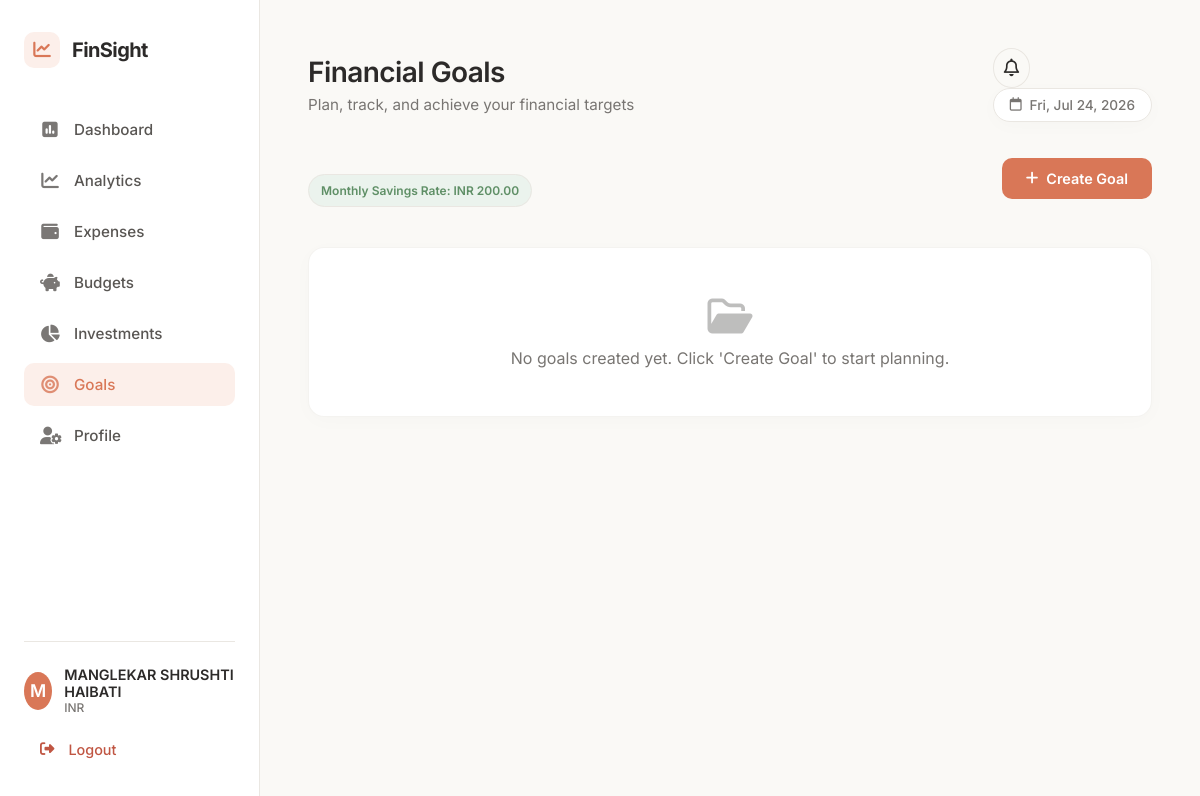
The app's page /goals (signed in), older data.
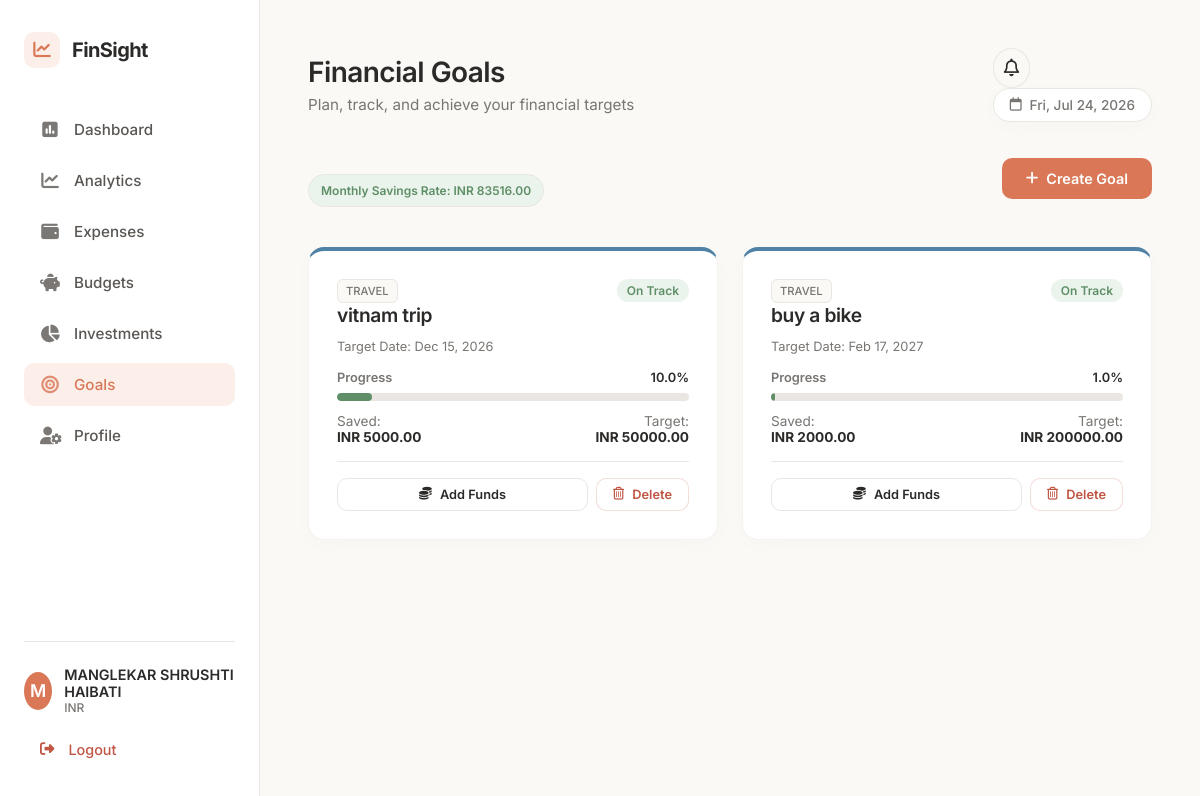
The same page, newer data.
### models.py (models this page shows, shortened)
class User(db.Model):
    __tablename__ = 'users'
    id = db.Column(db.Integer, primary_key=True)
    name = db.Column(db.String(100), nullable=False)
    email = db.Column(db.String(120), unique=True, nullable=False, index=True)
    password_hash = db.Column(db.String(255), nullable=False)
    monthly_income = db.Column(db.Float, default=0.0, nullable=False)
    currency = db.Column(db.String(10), default='INR', nullable=False)
    created_at = db.Column(db.DateTime, default=datetime.utcnow, nullable=False)
    categories = db.relationship('Category', backref='user', lazy=True, cascade="all, delete-orphan")
    transactions = db.relationship('Transaction', backref='user', lazy=True, cascade="all, delete-orphan")
    budgets = db.relationship('Budget', backref='user', lazy=True, cascade="all, delete-orphan")
    investments = db.relationship('Investment', backref='user', lazy=True, cascade="all, delete-orphan")
    goals = db.relationship('Goal', backref='user', lazy=True, cascade="all, delete-orphan")
    cibil_scores = db.relationship('CibilScore', backref='user', lazy=True, cascade="all, delete-orphan")

class Goal(db.Model):
    __tablename__ = 'goals'
    id = db.Column(db.Integer, primary_key=True)
    user_id = db.Column(db.Integer, db.ForeignKey('users.id', ondelete='CASCADE'), nullable=False)
    goal_name = db.Column(db.String(150), nullable=False)
    goal_type = db.Column(db.String(50), nullable=False) # Home/Retirement/Travel/Education/Other
    target_amount = db.Column(db.Float, nullable=False)
    current_amount = db.Column(db.Float, nullable=False, default=0.0)
    target_date = db.Column(db.Date, nullable=False)
    status = db.Column(db.String(50), nullable=False, default='On Track') # On Track/At Risk/Completed
    created_at = db.Column(db.DateTime, default=datetime.utcnow, nullable=False)
    transactions = db.relationship('GoalTransaction', backref='goal', lazy=True, cascade="all, delete-orphan")

### app.py (the view, shortened to what this page needs)
@app.route('/goals', methods=['GET', 'POST'])
@login_required
def goals():
    user_goals = Goal.query.filter_by(user_id=g.user.id).order_by(Goal.target_date.asc()).all()
    today = datetime.date.today()
    start_date = datetime.date(today.year, today.month, 1)
    last_day = calendar.monthrange(today.year, today.month)[1]
    end_date = datetime.date(today.year, today.month, last_day)
    monthly_expenses = db.session.query(db.func.sum(Transaction.amount)).filter(
        Transaction.user_id == g.user.id,
        Transaction.type == 'Expense',
        Transaction.transaction_date >= start_date,
        Transaction.transaction_date <= end_date
    ).scalar() or 0.0
    monthly_savings_rate = max(0.0, g.user.monthly_income - monthly_expenses)
    for goal in user_goals:
        if goal.current_amount >= goal.target_amount:
            goal.status = 'Completed'
            continue
        days_remaining = (goal.target_date - today).days
        months_remaining = days_remaining / 30.44
        needed_savings = goal.target_amount - goal.current_amount
        needed_per_month = needed_savings / max(1.0, months_remaining)
        if monthly_savings_rate >= needed_per_month:
            goal.status = 'On Track'
        else:
            goal.status = 'At Risk'
    db.session.commit()
    today_str = today.strftime('%Y-%m-%d')
    return render_template(
        'goals.html',
        goals=user_goals,
        monthly_savings_rate=monthly_savings_rate,
        today_str=today_str
    )

### app.py (called while the page is built)
def login_required(f):
    @wraps(f)
    def decorated_function(*args, **kwargs):
        if 'user_id' not in session:
            flash('Please login to access this page.', 'warning')
            return redirect(url_for('login', next=request.url))
        return f(*args, **kwargs)
    return decorated_function

@app.before_request
def load_logged_in_user():
    user_id = session.get('user_id')
    if user_id is None:
        g.user = None
    else:
        g.user = User.query.get(user_id)

@app.context_processor
def inject_notifications():
    if 'user_id' in session and g.user:
        notifs = Notification.query.filter_by(user_id=g.user.id).order_by(Notification.created_at.desc()).limit(8).all()
        unread_count = Notification.query.filter_by(user_id=g.user.id, is_read=False).count()
        return dict(recent_notifications=notifs, unread_notifications_count=unread_count)
    return dict(recent_notifications=[], unread_notifications_count=0)

### templates/goals.html (shortened to what the changed rows need)
{% extends 'base.html' %}
{% block header_title %}Financial Goals{% endblock %}
{% block content %}
<div class="goals-container animate-fade-in-up">
    <div class="action-bar">
        <div style="flex-grow: 1;">
            <span class="paymode-badge" style="background-color: var(--success-light); color: var(--success); font-weight:600; padding:8px 12px; border-radius: 20px;">
                Monthly Savings Rate: {{ g.user.currency }} {{ "%.2f"|format(monthly_savings_rate) }}
            </span>
        </div>
    </div>
    <div style="display: grid; grid-template-columns: repeat(auto-fill, minmax(320px, 1fr)); gap: 24px; margin-top: 24px;">
        {% if goals %}
            {% for goal in goals %}
            {% set pct = (goal.current_amount / goal.target_amount) * 100 %}
            <div class="card" style="display: flex; flex-direction: column; justify-content: space-between; border-top: 4px solid {% if goal.status == 'Completed' %}var(--success){% elif goal.status == 'On Track' %}#5082A6{% else %}var(--danger){% endif %};">
                <div>
                    <div style="display: flex; justify-content: space-between; align-items: start; margin-bottom: 12px;">
                        <div>
                            <span class="paymode-badge" style="font-size: 0.7rem; text-transform: uppercase;">{{ goal.goal_type }}</span>
                            <h3 style="margin-top: 4px; font-size: 1.2rem;">{{ goal.goal_name }}</h3>
                        </div>
                        <span class="category-badge {% if goal.status == 'Completed' %}income{% elif goal.status == 'On Track' %}income{% else %}expense{% endif %}" style="font-size: 0.75rem;">
                            {{ goal.status }}
                        </span>
                    </div>
                    <p style="font-size: 0.8rem; color: var(--text-secondary); margin-bottom: 16px;">
                        Target Date: {{ goal.target_date.strftime('%b %d, %Y') }}
                    </p>
                    <div class="progress-wrapper" style="margin-top: 8px; margin-bottom: 12px;">
                        <div class="progress-bar-label">
                            <span>Progress</span>
                            <span class="pct-value">{{ "%.1f"|format(pct) }}%</span>
                        </div>
                        <div class="progress-container">
                            <div class="progress-bar {% if goal.status == 'Completed' %}success{% elif goal.status == 'On Track' %}success{% else %}danger{% endif %}"
                                 data-width="{{ pct }}" style="width: 0%"></div>
                        </div>
                    </div>
                    <div style="display: flex; justify-content: space-between; margin-bottom: 16px; font-size: 0.85rem;">
                        <div>
                            <span style="color: var(--text-secondary);">Saved:</span><br>
                            <strong>{{ g.user.currency }} {{ "%.2f"|format(goal.current_amount) }}</strong>
                        </div>
                        <div class="text-right">
                            <span style="color: var(--text-secondary);">Target:</span><br>
                            <strong>{{ g.user.currency }} {{ "%.2f"|format(goal.target_amount) }}</strong>
                        </div>
                    </div>
                </div>
                <div style="border-top: 1px solid var(--border-color); padding-top: 16px; display: flex; gap: 8px;">
                    {% if goal.status != 'Completed' %}
                    <button onclick="openAddFundsModal({{ goal.id }}, '{{ goal.goal_name | escape }}')" class="btn btn-secondary btn-block" style="padding: 8px 16px; font-size: 0.8rem;">
                        <i class="fa-solid fa-coins"></i> Add Funds
                    </button>
                    {% endif %}
                    <form method="POST" action="{{ url_for('delete_goal', goal_id=goal.id) }}" style="display:inline; {% if goal.status == 'Completed' %}width: 100%;{% endif %}" onsubmit="return confirm('Are you sure you want to delete this financial goal?')">
                        <button type="submit" class="btn btn-secondary btn-block" style="padding: 8px 16px; font-size: 0.8rem; color: var(--danger); border-color: rgba(192, 86, 67, 0.2);">
                            <i class="fa-regular fa-trash-can"></i> Delete
                        </button>
                    </form>
                </div>
            </div>
            {% endfor %}
        {% else %}
            <div class="card" style="grid-column: 1 / -1; text-align: center; padding: 48px;">
                <i class="fa-regular fa-folder-open" style="font-size: 2.5rem; opacity: 0.3; margin-bottom: 12px; display: inline-block;"></i>
                <p style="color: var(--text-secondary);">No goals created yet. Click 'Create Goal' to start planning.</p>
            </div>
        {% endif %}
    </div>
</div>
{% endblock %}

### templates/base.html (shortened to what the changed rows need)
<!DOCTYPE html>
<html lang="en">
<head>
    <link rel="stylesheet" href="https://cdnjs.cloudflare.com/ajax/libs/font-awesome/6.4.0/css/all.min.css">
    <link rel="stylesheet" href="{{ url_for('static', filename='css/style.css') }}">
</head>
<body>
    <div class="app-container {% if not g.user %}auth-layout{% endif %}">
        {% if g.user %}
        <aside class="sidebar">
            <div class="sidebar-header">
                <div class="logo">
                    <span class="logo-icon"><i class="fa-solid fa-chart-line"></i></span>
                    <span class="logo-text">FinSight</span>
                </div>
            </div>
            <nav class="sidebar-nav">
                <a href="{{ url_for('dashboard') }}" class="nav-item {% if request.path == '/dashboard' %}active{% endif %}">
                    <i class="fa-solid fa-square-poll-vertical"></i>
                    <span>Dashboard</span>
                </a>
                <a href="{{ url_for('analytics') }}" class="nav-item {% if request.path == '/analytics' %}active{% endif %}">
                    <i class="fa-solid fa-chart-line"></i>
                    <span>Analytics</span>
                </a>
                <a href="{{ url_for('expenses') }}" class="nav-item {% if request.path == '/expenses' %}active{% endif %}">
                    <i class="fa-solid fa-wallet"></i>
                    <span>Expenses</span>
                </a>
                <a href="{{ url_for('budgets') }}" class="nav-item {% if request.path.startswith('/budgets') %}active{% endif %}">
                    <i class="fa-solid fa-piggy-bank"></i>
                    <span>Budgets</span>
                </a>
                <a href="{{ url_for('investments') }}" class="nav-item {% if request.path.startswith('/investments') %}active{% endif %}">
                    <i class="fa-solid fa-chart-pie"></i>
                    <span>Investments</span>
                </a>
                <a href="{{ url_for('goals') }}" class="nav-item {% if request.path.startswith('/goals') %}active{% endif %}">
                    <i class="fa-solid fa-bullseye"></i>
                    <span>Goals</span>
                </a>
                <a href="{{ url_for('profile') }}" class="nav-item {% if request.path == '/profile' %}active{% endif %}">
                    <i class="fa-solid fa-user-gear"></i>
                    <span>Profile</span>
                </a>
            </nav>
            <div class="sidebar-footer">
                <div class="user-pill">
                    <div class="user-avatar">
                        {{ g.user.name[0] | upper if g.user.name else 'U' }}
                    </div>
                    <div class="user-info">
                        <span class="user-name">{{ g.user.name }}</span>
                        <span class="user-currency">{{ g.user.currency }}</span>
                    </div>
                </div>
                <a href="{{ url_for('logout') }}" class="logout-btn">
                    <i class="fa-solid fa-right-from-bracket"></i>
                    <span>Logout</span>
                </a>
            </div>
        </aside>
        {% endif %}
        <main class="main-content">
            {% if g.user %}
            <header class="main-header">
                <div class="header-title">
                    <h1>{% block header_title %}Dashboard{% endblock %}</h1>
                </div>
            </header>
            {% endif %}
            <div class="content-body">
                {% block content %}{% endblock %}
            </div>
        </main>
    </div>
</body>
</html>

Row changes from the older to the newer data that the page shows:
added Goal: goal_type "TRAVEL", goal_name "vitnam trip", status "On Track", target_date "Dec 15, 2026", pct "10.0", {{ g.user.currency }} "INR", current_amount "5000.00", target_amount "50000.00"
added Goal: goal_type "TRAVEL", goal_name "buy a bike", status "On Track", target_date "Feb 17, 2027", pct "1.0", {{ g.user.currency }} "INR", current_amount "2000.00", target_amount "200000.00"
Text that changed along with them:
{{ "%.2f"|format(monthly_savings_rate) }}: "200.00" → "83516.00"
text no longer shown: "No goals created yet. Click 'Create Goal' to start planning."
